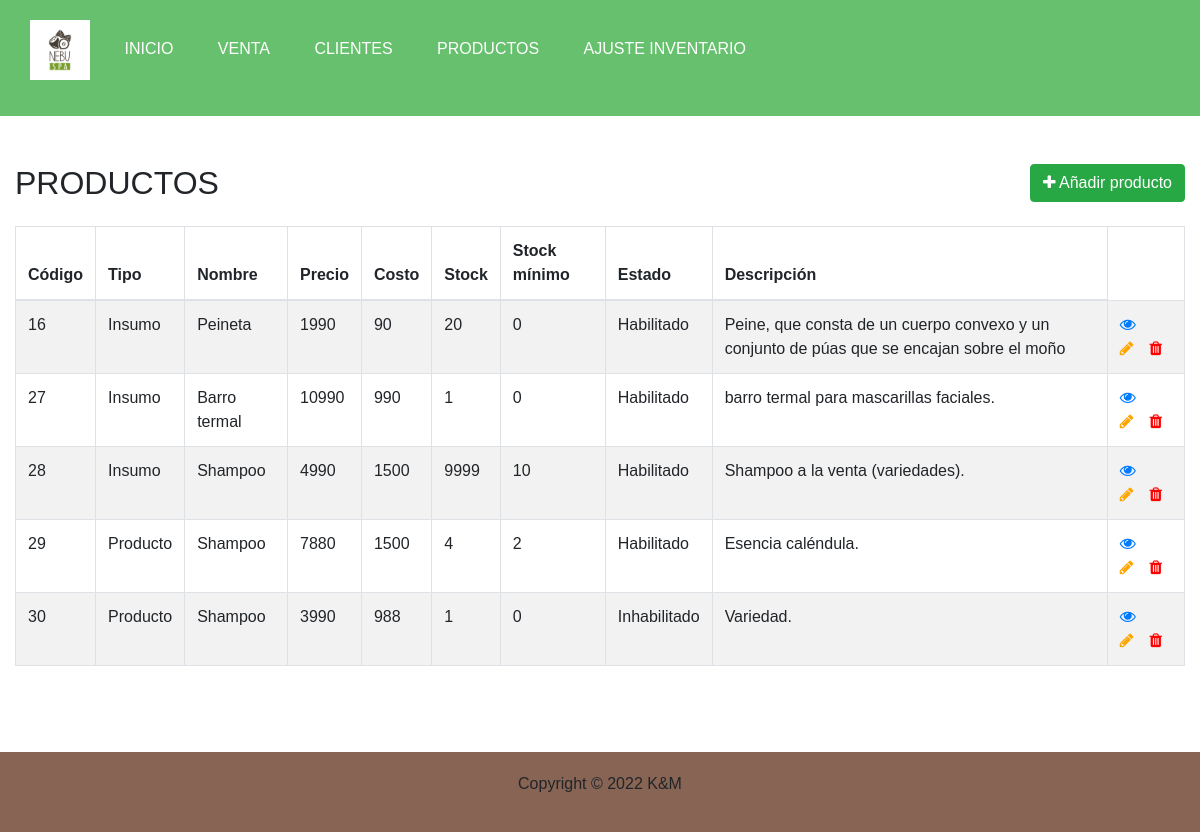
/producto.php, run on the app's committed database.
### tables this page shows
CREATE TABLE `producto` (
  `codigo` int(9) NOT NULL,
  `tipo` tinyint(1) NOT NULL,
  `nombre` varchar(50) NOT NULL,
  `precio` int(6) DEFAULT NULL,
  `costo` int(6) NOT NULL,
  `stock` smallint(4) DEFAULT 1,
  `stock_min` smallint(4) DEFAULT 0,
  `estado` tinyint(1) NOT NULL DEFAULT 1,
  `descripcion` varchar(150) NOT NULL
);

### producto.php (the view, shortened to what this page needs)
<!DOCTYPE html>
<html lang="en">
<head>
<link rel="stylesheet"
href="https://stackpath.bootstrapcdn.com/bootstrap/4.5.2/css/bootstrap
.min.css">
<link rel="stylesheet"
href="https://maxcdn.bootstrapcdn.com/font-awesome/4.7.0/css/font-awes
ome.min.css">
</head>
<body>
<?php
require 'header.php';
?>
<div class="wrapper">
<div class="container-fluid">
<div class="row">
<div class="col-md-12">
<div class="mt-5 mb-3 clearfix">
<h2 class="pull-left">PRODUCTOS</h2>
<a href="create_producto.php" class="btn btn-success pull-right"><i class="fa fa-plus"></i> Añadir producto</a>
</div>
<?php
require_once "config.php";
$sql = "SELECT * FROM producto";
if($result = mysqli_query($link, $sql)){
if(mysqli_num_rows($result) > 0){
echo '<table class="table table-bordered table-striped">';
echo "<thead>";
echo "<tr>";
echo "<th>Código</th>";
echo "<th>Tipo</th>";
echo "<th>Nombre</th>";
echo "<th>Precio</th>";
echo "<th>Costo</th>";
echo "<th>Stock</th>";
echo "<th>Stock mínimo</th>";
echo "<th>Estado</th>";
echo "<th>Descripción</th>";
echo "</tr>";
echo "</thead>";
echo "<tbody>";
while($row =
mysqli_fetch_array($result)){
echo "<tr>";
echo "<td>" . $row['codigo'] . "</td>";
if ($row['tipo'] == 0){
    echo "<td>" . 'Insumo' ."</td>";
}else{
    echo "<td>" . 'Producto' ."</td>";
}
echo "<td>" . $row['nombre'] . "</td>";
echo "<td>" . $row['precio'] . "</td>";
echo "<td>" . $row['costo'] . "</td>";
echo "<td>" . $row['stock'] . "</td>";
echo "<td>" . $row['stock_min'] . "</td>";
if ($row["estado"] == 1){
    echo "<td>" . 'Habilitado' ."</td>";
}else{
    echo "<td>" . 'Inhabilitado' ."</td>";
}
echo "<td>" . $row['descripcion'] . "</td>";
echo "<td>";
echo '<a
href="read_producto.php?codigo='. $row['codigo'] .'" class="mr-3" title="Ver Producto"
data-toggle="tooltip"><span class="fa fa-eye"></span></a>';
echo '<a
href="update_producto.php?codigo='. $row['codigo'] .'" class="mr-3" title="Actualizar
Producto" data-toggle="tooltip"><span class="fa fa-pencil" style="color:orange;"></span></a>';
echo '<a
href="delete_producto.php?codigo='. $row['codigo'] .'&estado='. $row['estado'] .'" title="Inhabilitar/Habilitar Producto"
data-toggle="tooltip"><span class="fa fa-trash" style="color: red;"></span></a>';
echo "</td>";
echo "</tr>";
}
echo "</tbody>";
echo "</table>";
} else{
echo '<div class="alert
alert-danger"><em>No hay productos para mostrar.</em></div>';
}
} else{
echo "Oops! Something went wrong. Please try again later.";
}
?>
</div>
</div>
</div>
</div>
<?php
require 'footer.php';
?>
</body>
</html>

### header.php (shortened to what this page needs)
<!DOCTYPE html>
<html lang="en" dir="ltr">
  <head>
    <link rel="stylesheet" href="css/default.css">
  </head>
  <body>
    <div id="header">
      <ul>
        <li><img src="img/logo.jpg" alt="logo" height="60"></li>
        <li><a href="welcome.php">INICIO</a></li>
        <li><a href="venta.php">VENTA</a></li>
        <li><a href="cliente.php">CLIENTES</a></li>
        <li><a href="producto.php">PRODUCTOS</a></li>
        <li><a href="ajuste.php">AJUSTE INVENTARIO</a></li>
      </ul>
    </div>
  </body>
</html>

### footer.php (shortened to what this page needs)
<!DOCTYPE html>
<html lang="en" dir="ltr">
  <head>
    <link rel="stylesheet" href="css/default.css">
  </head>
  <body>
  <div id="footer">
    <p>Copyright &copy; 2022 K&M</p>
  </div>
  </body>
</html>

### css/default.css (style rules this page uses)
* { padding: 0; margin: 0; }
body { font-family: Arial, Helvetica, sans-serif; background-color: white; position: relative; padding-bottom: 150px; min-height: 100vh; }
#header { background: rgb(102, 192, 109); padding: 20px; margin: 0 auto; }
#header ul li { list-style: none; display: inline; padding: 10px; }
#header ul li a { color:white; text-decoration: none; padding: 10px; }
#footer { background-color: rgb(136, 100, 84); padding: 20px; text-align: center; position: absolute; bottom: 0; width: 100%; }

### data on the page
producto: codigo "16", tipo "Insumo", nombre "Peineta", precio "1990", costo "90", stock "20", stock_min "0", estado "Habilitado", descripcion "Peine, que consta de un cuerpo convexo y un conjunto de púas que se encajan sobre el moño"
producto: codigo "27", tipo "Insumo", nombre "Barro termal", precio "10990", costo "990", stock "1", stock_min "0", estado "Habilitado", descripcion "barro termal para mascarillas faciales."
producto: codigo "28", tipo "Insumo", nombre "Shampoo", precio "4990", costo "1500", stock "9999", stock_min "10", estado "Habilitado", descripcion "Shampoo a la venta (variedades)."
producto: codigo "29", tipo "Producto", nombre "Shampoo", precio "7880", costo "1500", stock "4", stock_min "2", estado "Habilitado", descripcion "Esencia caléndula."
producto: codigo "30", tipo "Producto", nombre "Shampoo", precio "3990", costo "988", stock "1", stock_min "0", estado "Inhabilitado", descripcion "Variedad."
